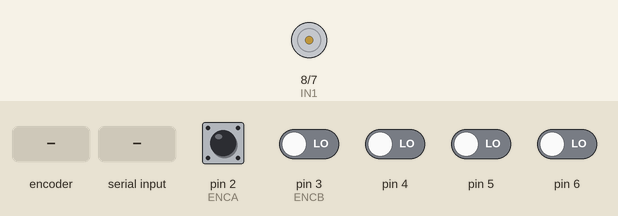
Simulated run of this sketch. Board: Arduino Uno, built with avr-gcc and run on an emulated ATmega328P. On the bench: motor-driver pin pairs drawn as motors (green arrow = first pin HIGH = forward, orange = second pin HIGH = backward, longer = more drive, scaled by the enable pin). Inputs (shaded band) come from the test bench; at power-on: pin 2 (ENCA) HIGH, pin 3 (ENCB), pin 4–6 LOW. What the sketch prints to the serial monitor is not drawn.

Above: at 3.2 s.
3.3 s: rotary encoder on pin 2 (ENCA) / pin 3 (ENCB) turned 3 steps (first pin leading)
At 3.65 s:
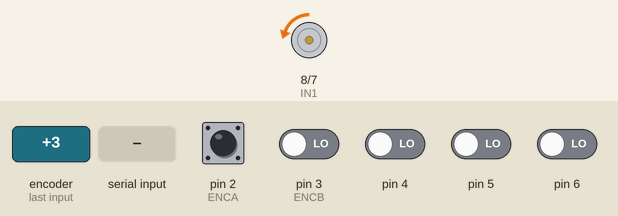
5.4 s: "200\n" received over Serial
At 6.2 s:
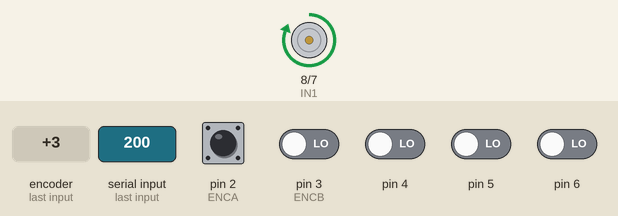
7.9 s: rotary encoder on pin 2 (ENCA) / pin 3 (ENCB) turned 3 steps (first pin leading)
At 9.4 s:
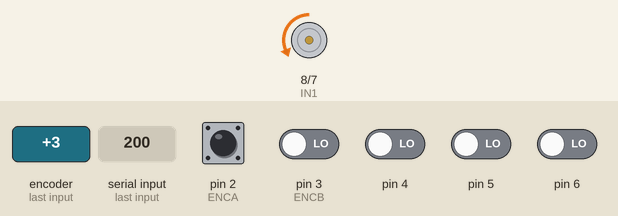
Timing chart, 0 to 10.9 s (numbered marks = the images above; inputs shaded):
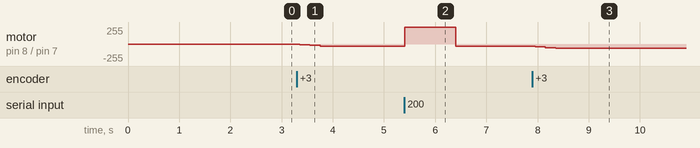

The sketch:

motor_control.ino
```cpp
#include <util/atomic.h> // For the ATOMIC_BLOCK macro
#include <digitalWriteFast.h>
#define ENCA 2 // YELLOW
#define ENCB 3 // WHITE
#define PWM 9
#define IN2 7
#define IN1 8

#define readA bitRead(PIND,2)//faster than digitalRead()
#define readB bitRead(PIND,3)//faster than digitalRead()

volatile int posi = 0; // specify posi as volatile: https://www.arduino.cc/reference/en/language/variables/variable-scope-qualifiers/volatile/
long prevT = 0;
float eprev = 0;
float eintegral = 0;
int prev_Target=0;
int prev_sent=millis();
int tn=0;

void setup() {
  Serial.begin(19200);
  pinMode(ENCA,INPUT);
  pinMode(ENCB,INPUT);
  attachInterrupt(digitalPinToInterrupt(ENCA),readEncoder,RISING);
  //attachInterrupt(digitalPinToInterrupt(ENCA),readEncoderA,CHANGE);
  //attachInterrupt(digitalPinToInterrupt(ENCB),readEncoderB,CHANGE);

  pinMode(PWM,OUTPUT);
  pinMode(IN1,OUTPUT);
  pinMode(IN2,OUTPUT);

  //Serial.println("target pos");
  delay(2000);
}

int T=2500;
int n=0;
int Hg=400;
int lo=0;
int target=0;
int tar_read=0;
int prev_target=0;
unsigned long previousMillis = 0;
int temp_pos=0;
int last_pos=0;
int pos=0;
int Ts=0;
//int prev_sent=micros();
int end=0;
int e1=0;
int eprev1=0;
int eintegral1=0;

void loop() {

while (end!=1){
  // set target position
  //int target = 1200;
  if (Serial.available() > 0) {

    tar_read = Serial.parseInt();
    if(tar_read==-1){
      setMotor(0,0,PWM,IN1,IN2);
      delay(5000);
      ATOMIC_BLOCK(ATOMIC_RESTORESTATE) {
    temp_pos = posi;
    pos=temp_pos;
    }
    end=go_to_zero(pos);
    end=1;

    }
    else if (abs(tar_read-prev_target)>150){
    target=tar_read;
    // Check if the new target is not 0
    prev_target = target; // Update the previous target
    }
    else{target=prev_target;}
  }

  else {
    target=prev_target;
  }


//unsigned long currentMillis = millis(); // Get the current time
  //target=800;
  // Toggle the output based on the elapsed time
  /*if (currentMillis - previousMillis >= T/2) {
    // If enough time has passed, toggle the output
    previousMillis = currentMillis; // Save the last time the output was toggled

    // Toggle the target value between high and low
    if (target == lo) {
      target = Hg;
    } else {
      target = lo;
    }
  }*/

 //if (Serial.available() > 0) {
    //target = Serial.parseInt();
    /*Serial.print(target);*/// Read target value from serial
//}


  // PID constants
  float kp = 11;
  float kd = 0.6;
  float ki = 0.02;


  // time difference


  // Read the position in an atomic block to avoid a potential
  // misread if the interrupt coincides with this code running
  // see: https://www.arduino.cc/reference/en/language/variables/variable-scope-qualifiers/volatile/
  //int pos = 0;
  tn=millis();
  Ts=tn-prev_sent;
  if(Ts >= .001){
  ATOMIC_BLOCK(ATOMIC_RESTORESTATE) {
    temp_pos = posi;
    //tn=micros();
    //if(tn-prev_sent >= .01*1.0e6){
    //Serial.println(posi);
    pos=temp_pos;
    last_pos=pos;
    prev_sent=tn;
    //Serial.print("pos ");
    //Serial.print(pos);
    //Serial.print("time ");
    //Serial.print(abs(tn-prev_sent));
    //prev_sent=tn;

    //Serial.println(last_pos);
    //pos=temp_pos;
    //prev_sent=tn;
    //Serial.println(abs(tn-prev_sent)); }
    //Serial.print(pos);
    //serial
  }
  }
  else { delay(Ts);
    pos=last_pos;}

  Serial.println(pos);

  // error
  //last_pos=pos;
  int e = (target -pos);


 long currT = millis();
 //float deltaT = ((float) (currT - prevT))/( 1.0e3 );
  float deltaT=0.001;
  prevT = currT;

  // derivative
  float dedt = (e-eprev)/(deltaT);

  // integral
  eintegral = eintegral + e*deltaT;

  // control signal
  float u = kp*e + kd*dedt + ki*eintegral;

  // motor power
  float pwr = fabs(u);
  if( pwr > 255 ){
    pwr = 255;
  }

  // motor direction
  int dir = 1;
  if(u<0){
    dir = -1;
  }

  // signal the motor
 setMotor(dir,pwr,PWM,IN1,IN2);


  // store previous error
  eprev = e;
  //delay(2);


  //Serial.print(target);
  //Serial.print(" ");
//Serial.print("error: ");
//Serial.print(pos);
//Serial.print(" ");
//Serial.print("position: ");
//Serial.println();

  //Serial.println(pos);
}
setMotor(0,0,PWM,IN1,IN2);
}


int go_to_zero(int pos){
  delay(5000);
float prev_sent=0;
float tn=0;
int temp_pos=0;
int last_pos=0;
int target=0;
float prev_T=0;
int eprev=0;
int eintegral=0;
    // PID constants
while (pos>5){

  float kp = 9;
  float kd = 0.5;
  float ki = 0.025;


  // time difference


  // Read the position in an atomic block to avoid a potential
  // misread if the interrupt coincides with this code running
  // see: https://www.arduino.cc/reference/en/language/variables/variable-scope-qualifiers/volatile/
  //int pos = 0;
  float tn=millis();
  float Ts=tn-prev_sent;
  if(Ts >= .001){
  ATOMIC_BLOCK(ATOMIC_RESTORESTATE) {
    temp_pos = posi;
    //tn=micros();
    //if(tn-prev_sent >= .01*1.0e6){
    //Serial.println(posi);
    pos=temp_pos;
    last_pos=pos;
    prev_sent=tn;
    //Serial.print("pos ");
    //Serial.print(pos);
    //Serial.print("time ");
    //Serial.print(abs(tn-prev_sent));
    //prev_sent=tn;

    //Serial.println(last_pos);
    //pos=temp_pos;
    //prev_sent=tn;
    //Serial.println(abs(tn-prev_sent)); }
    //Serial.print(pos);
    //serial
  }
  }
  else { delay(.001);
    pos=last_pos;}

  Serial.println(pos);

  // error
  //last_pos=pos;
  int e = (target -pos);


 long currT = millis();
 //float deltaT = ((float) (currT - prevT))/( 1.0e3 );
  float deltaT=0.001;
  prevT = currT;

  // derivative
  float dedt = (e-eprev)/(deltaT);

  // integral
  eintegral = eintegral + e*deltaT;

  // control signal
  float u = kp*e + kd*dedt + ki*eintegral;

  // motor power
  float pwr = fabs(u);
  if( pwr > 255 ){
    pwr = 255;
  }

  // motor direction
  int dir = 1;
  if(u<0){
    dir = -1;
  }

  // signal the motor
 setMotor(dir,pwr,PWM,IN1,IN2);


  // store previous error
  eprev = e;
  //delay(2);
}
  end=1;
  setMotor(0,0,PWM,IN1,IN2);
  return end;
}

void setMotor(int dir, int pwmVal, int pwm, int in1, int in2){
  analogWrite(pwm,pwmVal);
  if(dir == 1){
    digitalWriteFast(in1,HIGH);
    digitalWriteFast(in2,LOW);
  }
  else if(dir == -1){
    digitalWriteFast(in1,LOW);
    digitalWriteFast(in2,HIGH);
  }
  else{
    digitalWriteFast(in1,LOW);
    digitalWriteFast(in2,LOW);
  }
}

void readEncoder(){
  //int b = digitalRead(ENCB);
  if(readA>readB){
    posi++;
  }
  else{
    posi--;
  }
}
/*void readEncoderA(){
  if(readB != readA) {
    posi ++;
  } else {
    posi --;
  }
}

void readEncoderB(){
    if (readA == readB) {
    posi ++;
  } else {
    posi --;
  }
}
*/
```

Measured:
- after the input at 3.3 s, motor on pin 8 (IN1) / pin 7 (IN2): stopped → backward 11/255 after 0.05 s, → backward 22/255 0.20 s later, → backward 33/255 0.20 s later
- after the input at 5.4 s, motor on pin 8 (IN1) / pin 7 (IN2): backward 33/255 → forward 255/255 at once, → backward 33/255 1.0 s later
- after the input at 7.9 s, motor on pin 8 (IN1) / pin 7 (IN2): backward 33/255 → backward 44/255 after 0.05 s, → backward 55/255 0.20 s later, → backward 66/255 0.20 s later
